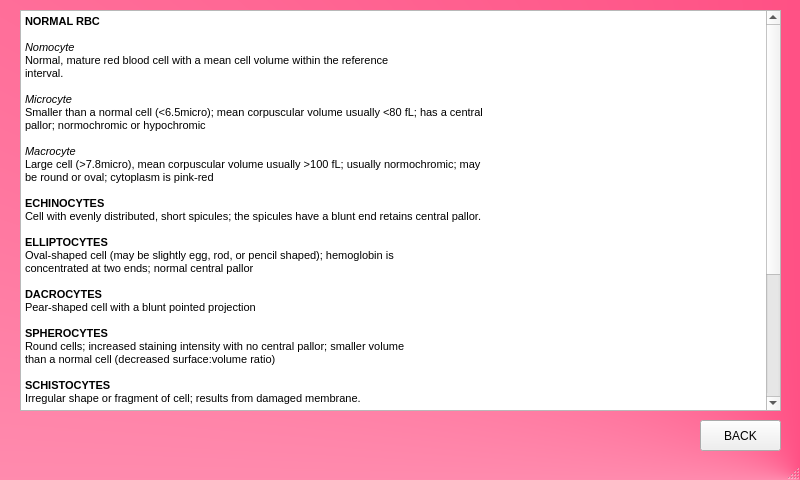
<?xml version="1.0" encoding="UTF-8"?>
<ui version="4.0">
 <class>MainWindow</class>
 <widget class="QMainWindow" name="MainWindow">
  <property name="geometry">
   <rect>
    <x>0</x>
    <y>0</y>
    <width>800</width>
    <height>480</height>
   </rect>
  </property>
  <property name="windowTitle">
   <string>MainWindow</string>
  </property>
  <property name="styleSheet">
   <string notr="true">#MainWindow
{
background-color: qconicalgradient(cx:1, cy:1, angle:0, stop:0 rgba(255, 23, 92, 255), stop:1 rgba(255, 255, 255, 255));
}</string>
  </property>
  <widget class="QWidget" name="centralwidget">
   <widget class="QTextEdit" name="textEdit">
    <property name="geometry">
     <rect>
      <x>20</x>
      <y>10</y>
      <width>761</width>
      <height>401</height>
     </rect>
    </property>
    <property name="html">
     <string>&lt;!DOCTYPE HTML PUBLIC &quot;-//W3C//DTD HTML 4.0//EN&quot; &quot;http://www.w3.org/TR/REC-html40/strict.dtd&quot;&gt;
&lt;html&gt;&lt;head&gt;&lt;meta name=&quot;qrichtext&quot; content=&quot;1&quot; /&gt;&lt;style type=&quot;text/css&quot;&gt;
p, li { white-space: pre-wrap; }
&lt;/style&gt;&lt;/head&gt;&lt;body style=&quot; font-family:'MS Shell Dlg 2'; font-size:8.25pt; font-weight:400; font-style:normal;&quot;&gt;
&lt;p style=&quot; margin-top:0px; margin-bottom:0px; margin-left:0px; margin-right:0px; -qt-block-indent:0; text-indent:0px;&quot;&gt;&lt;span style=&quot; font-weight:600;&quot;&gt;NORMAL RBC&lt;/span&gt;&lt;/p&gt;
&lt;p style=&quot;-qt-paragraph-type:empty; margin-top:0px; margin-bottom:0px; margin-left:0px; margin-right:0px; -qt-block-indent:0; text-indent:0px; font-weight:600;&quot;&gt;&lt;br /&gt;&lt;/p&gt;
&lt;p style=&quot; margin-top:0px; margin-bottom:0px; margin-left:0px; margin-right:0px; -qt-block-indent:0; text-indent:0px;&quot;&gt;&lt;span style=&quot; font-style:italic;&quot;&gt;Nomocyte&lt;/span&gt;&lt;/p&gt;
&lt;p style=&quot; margin-top:0px; margin-bottom:0px; margin-left:0px; margin-right:0px; -qt-block-indent:0; text-indent:0px;&quot;&gt;Normal, mature red blood cell with a mean cell volume within the reference&lt;/p&gt;
&lt;p style=&quot; margin-top:0px; margin-bottom:0px; margin-left:0px; margin-right:0px; -qt-block-indent:0; text-indent:0px;&quot;&gt;interval.&lt;/p&gt;
&lt;p style=&quot;-qt-paragraph-type:empty; margin-top:0px; margin-bottom:0px; margin-left:0px; margin-right:0px; -qt-block-indent:0; text-indent:0px;&quot;&gt;&lt;br /&gt;&lt;/p&gt;
&lt;p style=&quot; margin-top:0px; margin-bottom:0px; margin-left:0px; margin-right:0px; -qt-block-indent:0; text-indent:0px;&quot;&gt;&lt;span style=&quot; font-style:italic;&quot;&gt;Microcyte&lt;/span&gt;&lt;/p&gt;
&lt;p style=&quot; margin-top:0px; margin-bottom:0px; margin-left:0px; margin-right:0px; -qt-block-indent:0; text-indent:0px;&quot;&gt;Smaller than a normal cell (&amp;lt;6.5micro); mean corpuscular volume usually &amp;lt;80 fL; has a central&lt;/p&gt;
&lt;p style=&quot; margin-top:0px; margin-bottom:0px; margin-left:0px; margin-right:0px; -qt-block-indent:0; text-indent:0px;&quot;&gt;pallor; normochromic or hypochromic&lt;/p&gt;
&lt;p style=&quot;-qt-paragraph-type:empty; margin-top:0px; margin-bottom:0px; margin-left:0px; margin-right:0px; -qt-block-indent:0; text-indent:0px;&quot;&gt;&lt;br /&gt;&lt;/p&gt;
&lt;p style=&quot; margin-top:0px; margin-bottom:0px; margin-left:0px; margin-right:0px; -qt-block-indent:0; text-indent:0px;&quot;&gt;&lt;span style=&quot; font-style:italic;&quot;&gt;Macrocyte&lt;/span&gt;&lt;/p&gt;
&lt;p style=&quot; margin-top:0px; margin-bottom:0px; margin-left:0px; margin-right:0px; -qt-block-indent:0; text-indent:0px;&quot;&gt;Large cell (&amp;gt;7.8micro), mean corpuscular volume usually &amp;gt;100 fL; usually normochromic; may&lt;/p&gt;
&lt;p style=&quot; margin-top:0px; margin-bottom:0px; margin-left:0px; margin-right:0px; -qt-block-indent:0; text-indent:0px;&quot;&gt;be round or oval; cytoplasm is pink-red&lt;/p&gt;
&lt;p style=&quot;-qt-paragraph-type:empty; margin-top:0px; margin-bottom:0px; margin-left:0px; margin-right:0px; -qt-block-indent:0; text-indent:0px;&quot;&gt;&lt;br /&gt;&lt;/p&gt;
&lt;p style=&quot; margin-top:0px; margin-bottom:0px; margin-left:0px; margin-right:0px; -qt-block-indent:0; text-indent:0px;&quot;&gt;&lt;span style=&quot; font-weight:600;&quot;&gt;ECHINOCYTES&lt;/span&gt;&lt;/p&gt;
&lt;p style=&quot; margin-top:0px; margin-bottom:0px; margin-left:0px; margin-right:0px; -qt-block-indent:0; text-indent:0px;&quot;&gt;Cell with evenly distributed, short spicules; the spicules have a blunt end retains central pallor.&lt;/p&gt;
&lt;p style=&quot;-qt-paragraph-type:empty; margin-top:0px; margin-bottom:0px; margin-left:0px; margin-right:0px; -qt-block-indent:0; text-indent:0px;&quot;&gt;&lt;br /&gt;&lt;/p&gt;
&lt;p style=&quot; margin-top:0px; margin-bottom:0px; margin-left:0px; margin-right:0px; -qt-block-indent:0; text-indent:0px;&quot;&gt;&lt;span style=&quot; font-weight:600;&quot;&gt;ELLIPTOCYTES&lt;/span&gt;&lt;/p&gt;
&lt;p style=&quot; margin-top:0px; margin-bottom:0px; margin-left:0px; margin-right:0px; -qt-block-indent:0; text-indent:0px;&quot;&gt;Oval-shaped cell (may be slightly egg, rod, or pencil shaped); hemoglobin is&lt;/p&gt;
&lt;p style=&quot; margin-top:0px; margin-bottom:0px; margin-left:0px; margin-right:0px; -qt-block-indent:0; text-indent:0px;&quot;&gt;concentrated at two ends; normal central pallor&lt;/p&gt;
&lt;p style=&quot;-qt-paragraph-type:empty; margin-top:0px; margin-bottom:0px; margin-left:0px; margin-right:0px; -qt-block-indent:0; text-indent:0px;&quot;&gt;&lt;br /&gt;&lt;/p&gt;
&lt;p style=&quot; margin-top:0px; margin-bottom:0px; margin-left:0px; margin-right:0px; -qt-block-indent:0; text-indent:0px;&quot;&gt;&lt;span style=&quot; font-weight:600;&quot;&gt;DACROCYTES&lt;/span&gt;&lt;/p&gt;
&lt;p style=&quot; margin-top:0px; margin-bottom:0px; margin-left:0px; margin-right:0px; -qt-block-indent:0; text-indent:0px;&quot;&gt;Pear-shaped cell with a blunt pointed projection&lt;/p&gt;
&lt;p style=&quot;-qt-paragraph-type:empty; margin-top:0px; margin-bottom:0px; margin-left:0px; margin-right:0px; -qt-block-indent:0; text-indent:0px;&quot;&gt;&lt;br /&gt;&lt;/p&gt;
&lt;p style=&quot; margin-top:0px; margin-bottom:0px; margin-left:0px; margin-right:0px; -qt-block-indent:0; text-indent:0px;&quot;&gt;&lt;span style=&quot; font-weight:600;&quot;&gt;SPHEROCYTES&lt;/span&gt;&lt;/p&gt;
&lt;p style=&quot; margin-top:0px; margin-bottom:0px; margin-left:0px; margin-right:0px; -qt-block-indent:0; text-indent:0px;&quot;&gt;Round cells; increased staining intensity with no central pallor; smaller volume&lt;/p&gt;
&lt;p style=&quot; margin-top:0px; margin-bottom:0px; margin-left:0px; margin-right:0px; -qt-block-indent:0; text-indent:0px;&quot;&gt;than a normal cell (decreased surface:volume ratio)&lt;/p&gt;
&lt;p style=&quot;-qt-paragraph-type:empty; margin-top:0px; margin-bottom:0px; margin-left:0px; margin-right:0px; -qt-block-indent:0; text-indent:0px;&quot;&gt;&lt;br /&gt;&lt;/p&gt;
&lt;p style=&quot; margin-top:0px; margin-bottom:0px; margin-left:0px; margin-right:0px; -qt-block-indent:0; text-indent:0px;&quot;&gt;&lt;span style=&quot; font-weight:600;&quot;&gt;SCHISTOCYTES&lt;/span&gt;&lt;/p&gt;
&lt;p style=&quot; margin-top:0px; margin-bottom:0px; margin-left:0px; margin-right:0px; -qt-block-indent:0; text-indent:0px;&quot;&gt;Irregular shape or fragment of cell; results from damaged membrane.&lt;/p&gt;
&lt;p style=&quot;-qt-paragraph-type:empty; margin-top:0px; margin-bottom:0px; margin-left:0px; margin-right:0px; -qt-block-indent:0; text-indent:0px;&quot;&gt;&lt;br /&gt;&lt;/p&gt;
&lt;p style=&quot; margin-top:0px; margin-bottom:0px; margin-left:0px; margin-right:0px; -qt-block-indent:0; text-indent:0px;&quot;&gt;&lt;span style=&quot; font-weight:600;&quot;&gt;TARGET CELL&lt;/span&gt;&lt;/p&gt;
&lt;p style=&quot; margin-top:0px; margin-bottom:0px; margin-left:0px; margin-right:0px; -qt-block-indent:0; text-indent:0px;&quot;&gt;Bell shaped, with a thin wall having a greater-than-normal surface membrane:volume&lt;/p&gt;
&lt;p style=&quot; margin-top:0px; margin-bottom:0px; margin-left:0px; margin-right:0px; -qt-block-indent:0; text-indent:0px;&quot;&gt;ratio; central area of hemoglobin, a clear ring, and a peripheral ring of hemoglobin, giving an appearance of a bull’s eye.&lt;/p&gt;
&lt;p style=&quot;-qt-paragraph-type:empty; margin-top:0px; margin-bottom:0px; margin-left:0px; margin-right:0px; -qt-block-indent:0; text-indent:0px;&quot;&gt;&lt;br /&gt;&lt;/p&gt;
&lt;p style=&quot; margin-top:0px; margin-bottom:0px; margin-left:0px; margin-right:0px; -qt-block-indent:0; text-indent:0px;&quot;&gt;&lt;span style=&quot; font-weight:600;&quot;&gt;STOMATOCYTES&lt;/span&gt;&lt;/p&gt;
&lt;p style=&quot; margin-top:0px; margin-bottom:0px; margin-left:0px; margin-right:0px; -qt-block-indent:0; text-indent:0px;&quot;&gt;Cell having a slitlike area of central pallor&lt;/p&gt;
&lt;p style=&quot;-qt-paragraph-type:empty; margin-top:0px; margin-bottom:0px; margin-left:0px; margin-right:0px; -qt-block-indent:0; text-indent:0px;&quot;&gt;&lt;br /&gt;&lt;/p&gt;
&lt;p style=&quot; margin-top:0px; margin-bottom:0px; margin-left:0px; margin-right:0px; -qt-block-indent:0; text-indent:0px;&quot;&gt;&lt;span style=&quot; font-weight:600;&quot;&gt;HYPOCHROMIC&lt;/span&gt;&lt;/p&gt;
&lt;p style=&quot; margin-top:0px; margin-bottom:0px; margin-left:0px; margin-right:0px; -qt-block-indent:0; text-indent:0px;&quot;&gt;Cells possess a greater central pallor than normal (greater than one-third);&lt;/p&gt;
&lt;p style=&quot; margin-top:0px; margin-bottom:0px; margin-left:0px; margin-right:0px; -qt-block-indent:0; text-indent:0px;&quot;&gt;may lack hemoglobin and have a decreased mean corpuscular hemoglobin&lt;/p&gt;
&lt;p style=&quot; margin-top:0px; margin-bottom:0px; margin-left:0px; margin-right:0px; -qt-block-indent:0; text-indent:0px;&quot;&gt;concentration or may be abnormally thin&lt;/p&gt;
&lt;p style=&quot;-qt-paragraph-type:empty; margin-top:0px; margin-bottom:0px; margin-left:0px; margin-right:0px; -qt-block-indent:0; text-indent:0px;&quot;&gt;&lt;br /&gt;&lt;/p&gt;
&lt;p style=&quot;-qt-paragraph-type:empty; margin-top:0px; margin-bottom:0px; margin-left:0px; margin-right:0px; -qt-block-indent:0; text-indent:0px;&quot;&gt;&lt;br /&gt;&lt;/p&gt;
&lt;p style=&quot;-qt-paragraph-type:empty; margin-top:0px; margin-bottom:0px; margin-left:0px; margin-right:0px; -qt-block-indent:0; text-indent:0px;&quot;&gt;&lt;br /&gt;&lt;/p&gt;&lt;/body&gt;&lt;/html&gt;</string>
    </property>
   </widget>
   <widget class="QPushButton" name="backButton">
    <property name="geometry">
     <rect>
      <x>700</x>
      <y>420</y>
      <width>81</width>
      <height>31</height>
     </rect>
    </property>
    <property name="text">
     <string>BACK</string>
    </property>
   </widget>
  </widget>
  <widget class="QMenuBar" name="menubar">
   <property name="geometry">
    <rect>
     <x>0</x>
     <y>0</y>
     <width>800</width>
     <height>21</height>
    </rect>
   </property>
  </widget>
  <widget class="QStatusBar" name="statusbar"/>
 </widget>
 <resources/>
 <connections/>
</ui>
